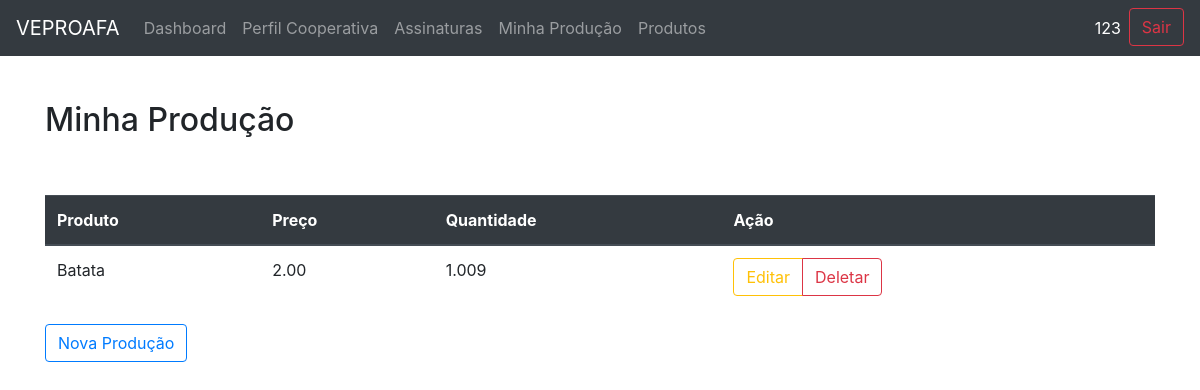
Page /veproafa/producao/list/ (signed in) on the earlier database version.
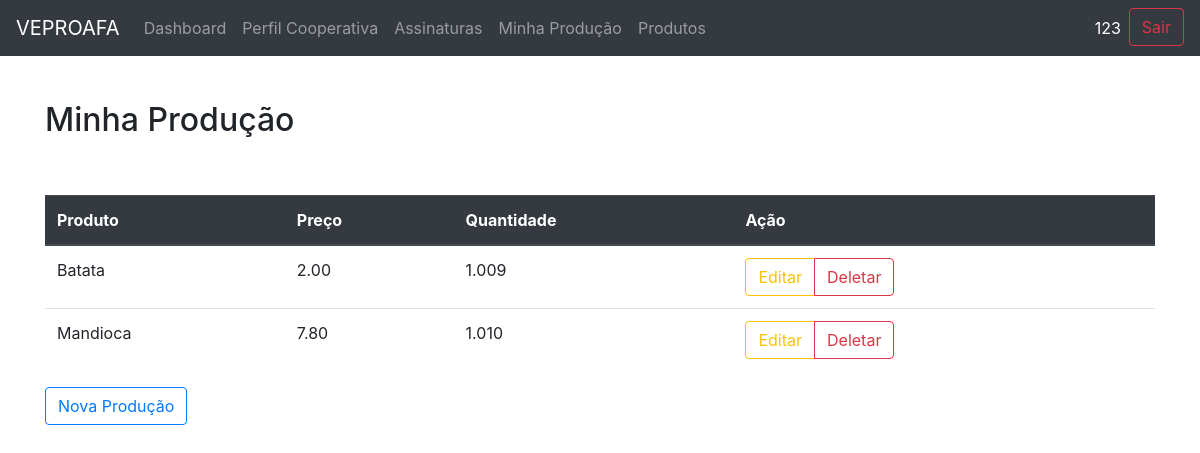
Same page on the later database version.
### app_base/models.py (models this page shows, shortened)
class Producao(models.Model):
    cooperativa= models.ForeignKey('Cooperativa',null=False,blank=False,on_delete= models.PROTECT)
    produto=models.ForeignKey(Produto,null=False,blank=False,on_delete= models.PROTECT)
    preco=models.DecimalField(max_digits=3,decimal_places=2)
    quantidade= models.DecimalField(decimal_places=3, max_digits=6)

class Produto(models.Model):
    nome = models.CharField(max_length=80)
    tipo = models.CharField(max_length=25)
    un_medida = models.CharField(max_length=2)
    foto = models.ImageField(upload_to='img_produtos', null=True, blank=True)

### app_base/views.py (the view)
# urls.py: path('producao/list/', views.producao_list,name='producao_list'),
def producao_list(request):
    cooperativa=Cooperativa.objects.filter(usuario__id=request.user.id).first()
    producoes=Producao.objects.filter(cooperativa=cooperativa)
    return render(request,'producao/list.html',{'producoes':producoes})

### app_base/templatetags/auth_extras.py (called while the page is built)
@register.filter(name='has_group')
def has_group(user, group_name):
    group = Group.objects.get(name=group_name)
    return True if group in user.groups.all() else False

### templates/producao/list.html (shortened to what this page needs)
{% extends 'base.html' %}
{% block conteudo %}
<h2>Minha Produção</h2>
<br/>
<br/>
<div class="table-responsive">
    <table class="table">
        <thead class="thead-dark">
        <tr>
            <th scope="col">Produto</th>
            <th scope="col">Preço</th>
            <th scope="col">Quantidade</th>
            <th scope="col">Ação</th>
        </tr>
        </thead>
        <tbody>
        {% for producao in producoes %}
        <tr>
            <td>{{ producao.produto.nome }}</td>
            <td>{{ producao.preco }}</td>
            <td>{{ producao.quantidade }}</td>
            <td>
                <div class="btn-group" role="group" aria-label="Basic example">
                    <a href="{% url 'producao_update' producao.id %}" class="btn btn-outline-warning">Editar</a>
                    <a href="{% url 'producao_delete' producao.id %}" class="btn btn-outline-danger">Deletar</a>
                </div>
            </td>
        </tr>
        {% endfor %}
        </tbody>
    </table>
</div>
<a href="{% url 'producao_create'%}" class="btn btn-outline-primary">Nova Produção</a>
{% endblock %}

Differences in the rows shown:
added Producao: produto.nome "Mandioca", preco "7.80", quantidade "1.010"
